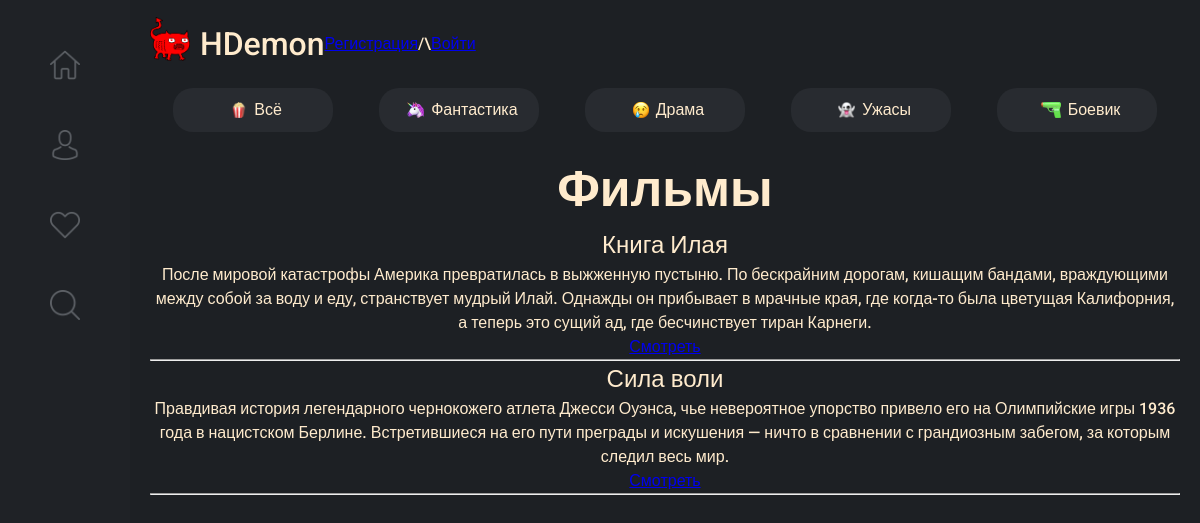
The app's page /category/action with its own data.
### main/models.py (models this page shows, shortened)
class Category(models.Model):
    name = models.CharField(max_length=255, db_index=True)
    slug = models.SlugField(max_length=255, unique=True, db_index=True)
    class  Meta:
        verbose_name_plural = 'Жанры'
    def get_absolute_url(self):
        return reverse('category', kwargs={'cat_slug': self.slug})

class Films(models.Model):
    title = models.CharField(max_length=255)
    slug = models.SlugField(max_length=255, unique=True, db_index=True)
    content = models.TextField(blank=True)
    photo = models.ImageField(upload_to='photos/%Y/%m/%d')
    time_created = models.DateTimeField(auto_now_add=True)
    year = models.CharField(max_length=100, null=True)
    director = models.CharField(max_length=255)
    country = models.CharField(max_length=255)
    actors = models.TextField(blank=True)
    link = models.URLField(max_length=200, blank=True, null=True)
    cat = models.ForeignKey('Category', on_delete=models.CASCADE)
    class  Meta:
        verbose_name_plural = 'Фильмы'
    def get_absolute_url(self):
        return reverse('film', kwargs={'slug': self.slug})

### main/views.py (the view)
# urls.py: path('category/<slug:cat_slug>', CategoryFilms.as_view(), name = 'category')
class CategoryFilms(ListView):
    model = Films
    template_name = 'main/index.html'
    context_object_name = 'films'
    allow_empty = False
    def get_queryset(self):
        return Films.objects.filter(cat__slug=self.kwargs['cat_slug'])
    def get_context_data(self, *, object_list=None, **kwargs):
        context = super().get_context_data(**kwargs)
        context['cats'] = Category.objects.all()
        context['cat_selected'] = self.kwargs['cat_slug']
        return context

### main/templates/main/index.html (shortened to what this page needs)
{% extends 'main/layout.html' %}
{% load static %}
{% block content %}
 <div>
        <ul class="categories">
                 {% if request.path == "/"%}
                    <li><a class="selected" href="{% url 'home' %}">
                        <img src="{% static 'main/img/Всё.png' %}" alt="test image">Всё
                    </a></li>
                {% else %}
                    <li><a href="{% url 'home' %}">
                        <img src="{% static 'main/img/Всё.png' %}" alt="test image">Всё</a>
                    </li>
                {% endif %}
            {% for c in cats %}
                {% if c.pk == cat_selected %}
                    <li><a class="selected" href="{{ c.get_absolute_url }}">
                        <img class="cat_img" src="{% static 'main/img/' %}{{c.name}}.png">{{c.name}}
                    </a>
                    </li>
                {% else %}
                    <li>
                        <a href="{{ c.get_absolute_url }}">
                            <img class="cat_img" src="{% static 'main/img/' %}{{c.name}}.png">{{c.name}}
                        </a>
                    </li>
                {% endif %}
            {% endfor %}
        </ul>
    </div>
<div class="featers">
    <h1>Фильмы</h1>
    <ul>
        {% for p in films %}
        <li>
            <h2>{{p.title}}</h2>
            <p>{{p.content|linebreaks}}</p>
            <p class="cancel-link"> <a href="{{ p.get_absolute_url }}">Смотреть</a></p>
            <hr>
        </li>
        {% endfor %}
    </ul>
</div>
{% endblock %}

### main/static/main/css/main.css (style rules this page uses)
* { margin: 0px; padding: 0; box-sizing: revert; font-family: "Roboto", sans-serif; font-weight: 500; }
body { max-width: calc(100% - 130px); margin-left: 130px; background: #1d2024; color: blanchedalmond; line-height: 1.5; font-size: 1rem; padding: 20px; }
li { list-style-type: none; }
.categories { display: flex; justify-content: space-between; padding: 0; margin-top: 20px; }
.categories li { flex-grow: 1; text-align: center; }
.categories li a { display: inline-flex; justify-content: center; align-items: center; padding: 10px 20px; background-color: #282b30; color: blanchedalmond; text-decoration: none; border-radius: 20px; width: 120px; transition: background-color 0.2s ease; }
.categories li img { height: 1em; padding: 0 7px; }
main .featers { margin-top: 20px; text-align: center; width: 100%; }
main .featers h1 { font-size: 50px; font-weight: 700; }

### records on screen
Category: name (picture), name "Фантастика"
Category: name (picture), name "Драма"
Category: name (picture), name "Ужасы"
Category: name (picture), name "Боевик"
Films: title "Книга Илая", content "После мировой катастрофы Америка превратилась в выжженную пустыню. По бескрайним дорогам, кишащим бандами, враждующими между собой за воду и еду, странствует мудрый Илай. Однажды он прибывает в мрачные края, где когда-то была цветущая Калифорния, а теперь это сущий ад, где бесчинствует тиран Карнеги."
Films: title "Сила воли", content "Правдивая история легендарного чернокожего атлета Джесси Оуэнса, чье невероятное упорство привело его на Олимпийские игры 1936 года в нацистском Берлине. Встретившиеся на его пути преграды и искушения — ничто в сравнении с грандиозным забегом, за которым следил весь мир."
